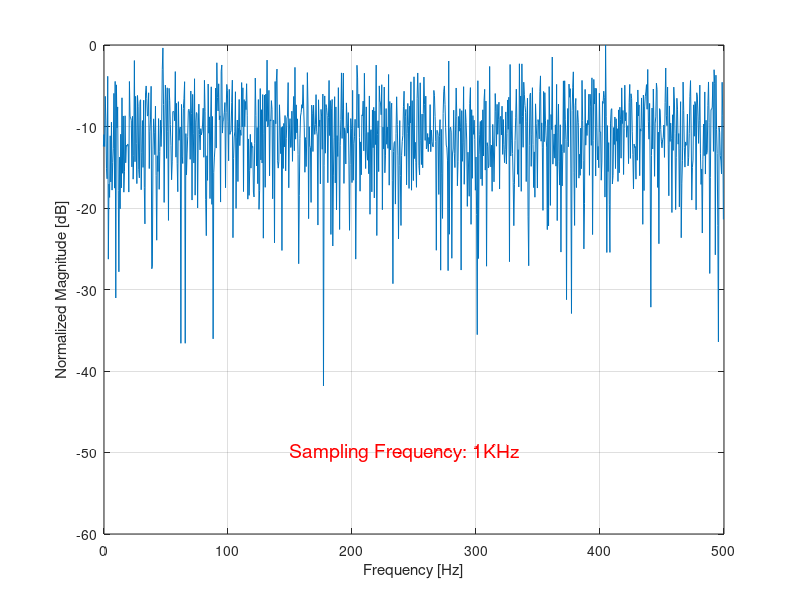

This figure's MATLAB source: (Note: this script raises an error after producing the figure.)
% BPSK modulation
% Symbol rate (Fs) 1 ksps => symbol interval (Ts) 1 ms
% Pulse shaping filter: roll-off factor 0.4, oversampling (RATE) 10
% Carrier frequency : 2 kHz
close all; clear; clc;

Ts = 10^(-3); % symbol interval 1 ms
no_data = 2000; 
sym = 2*randi([0 1],1, no_data)-1; % Randomly distributed -1, 1 bits

% Data spectrum
F_data = fft(sym(1:2000));
F_data = fftshift(F_data); % Shift zero-frequency component to center of spectrum
a = max(abs(F_data));
F_data = F_data / a; % 최대 크기로 스케일링

figure(1);
N = no_data;
freq = (-N/2:N/2-1) / (Ts * N); % frequency vector
plot(freq(N/2:N), 20*log10(abs(F_data(N/2:N)))), grid % plot magnitude spectrum
xlabel('Frequency [Hz]'); ylabel('Normalized Magnitude [dB]')
text(150, -50, 'Sampling Frequency: 1KHz', 'Color', 'red', 'FontSize', 14)
axis([0 500 -60 0])

% Pulse shaping filtering: raised cosine filter
roll_off = 0.4; 
N_T = 5; 
RATE = 10;

% 기존 코드: p = rcosfir(roll_off, N_T,           RATE,                 Ts,                 'sqrt');
%                                  Filter extent  oversampling rate     input sample rate

p = rcosdesign(roll_off, N_T, RATE, 'sqrt');
t = -5*Ts:Ts/RATE:5*Ts;
figure(2); stem(t*1000, p); grid;
xlabel('Time [ms]'); ylabel('Amplitude'); axis([-5 5 -0.1 0.4])

% Data to the pulse shaping filter
for i = 1:no_data
    int_sym((i-1)*RATE+1) = sym(i);
    for j = 2:RATE
        int_sym((i-1)*RATE+j) = 0;
    end
end

% Generation of pulse shaped signal
sym_p = conv(p, int_sym);
figure(3); plot(sym_p(1100:1300)); grid;
xlabel('Time'); 

% Eye diagram
t_int = 0:Ts/RATE*1000:Ts*(2-1/RATE)*1000; % 20 sample interval
figure(4); hold on;
for i = 100:200
    plot(t_int, sym_p((i-1)*RATE*2+1:i*RATE*2))
end
hold off;
xlabel('Time [ms]'); ylabel('Amplitude'); grid;

% Carrier signal generation
Fc = 2000; % Carrier frequency
N = length(sym_p);
t = Ts/RATE*(1:N);
C = cos(2*pi*Fc*t);

% Baseband spectrum plot
freq = (-N/2:N/2-1) / (Ts/RATE * N);  % frequency vector
tmp_Fre = fft(sym_p(1:N));  % DFT/FFT
Fsym_p = fftshift(tmp_Fre); % shift it for plotting
a = max(abs(Fsym_p));
Fsym_p = Fsym_p / a;
figure(5);
plot(freq(N/2:N), 20*log10(abs(Fsym_p(N/2:N)))), grid 
xlabel('Frequency [Hz]'); ylabel('Normalized Magnitude [dB]')
axis([0 5000 -120 0])

% Modulated signal
tx = sym_p .* C;

% Passband spectrum plot
tmp_Fre = fft(tx(1:N)); % DFT/FFT
Ftx = fftshift(tmp_Fre); % shift it for plotting
a = max(abs(Ftx));
Ftx = Ftx / a;
figure(6);
plot(freq(N/2:N), 20*log10(abs(Ftx(N/2:N)))), grid
xlabel('Frequency [Hz]'); ylabel('Normalized Magnitude [dB]')
axis([0 5000 -120 0])

% Demodulated signal
rx = tx .* C;

% Matched filter 
rec_p = conv(p, rx);
figure(7); plot(rec_p(1100:1300)); grid;
xlabel('Time'); 

% Eye diagram
t_int = 0:Ts/RATE*1000:Ts*2*1000;
figure(8); hold on;
for i = 100:200
    plot(t_int, rec_p((i-1)*RATE*2+1:i*RATE*2+1))
end
hold off;
xlabel('Time [ms]'); ylabel('Amplitude'); grid;